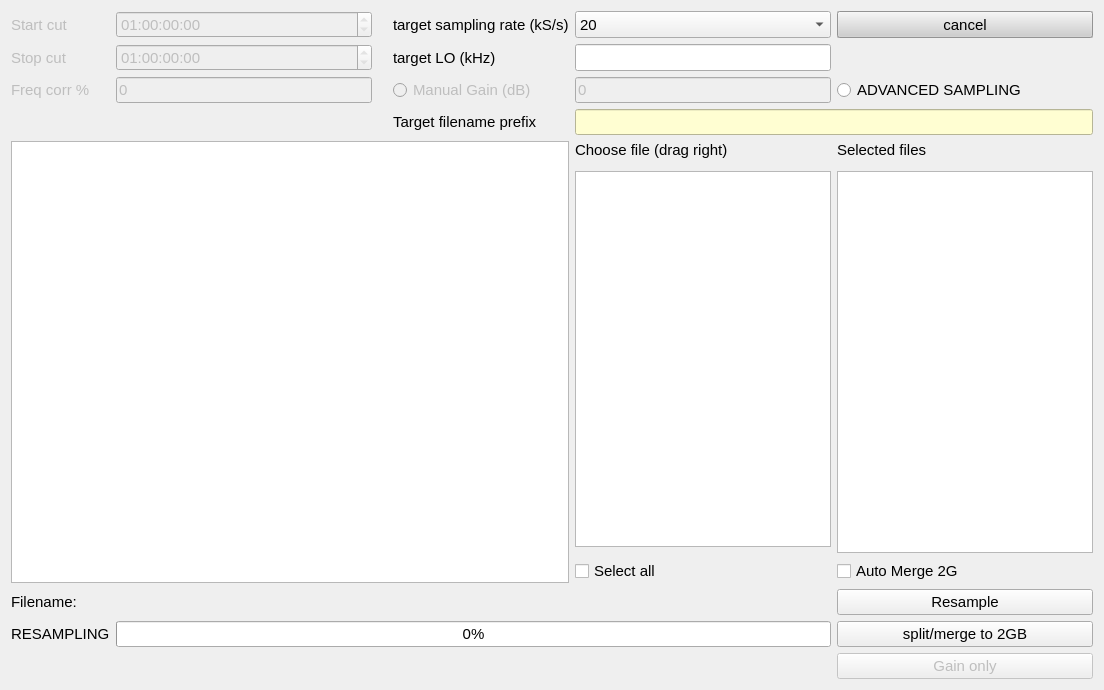
<?xml version="1.0" encoding="UTF-8"?>
<ui version="4.0">
 <class>resampler_widget</class>
 <widget class="QWidget" name="resampler_widget">
  <property name="geometry">
   <rect>
    <x>0</x>
    <y>0</y>
    <width>1104</width>
    <height>690</height>
   </rect>
  </property>
  <property name="font">
   <font>
    <pointsize>11</pointsize>
   </font>
  </property>
  <property name="windowTitle">
   <string>Form</string>
  </property>
  <layout class="QGridLayout" name="gridLayout">
   <item row="0" column="0">
    <layout class="QGridLayout" name="gridLayout_5">
     <property name="sizeConstraint">
      <enum>QLayout::SetDefaultConstraint</enum>
     </property>
     <item row="4" column="1">
      <widget class="QLineEdit" name="lineEdit_2">
       <property name="enabled">
        <bool>false</bool>
       </property>
       <property name="font">
        <font>
         <pointsize>11</pointsize>
        </font>
       </property>
       <property name="text">
        <string>0</string>
       </property>
      </widget>
     </item>
     <item row="13" column="1" colspan="4">
      <widget class="QLabel" name="label_Filename_resample">
       <property name="font">
        <font>
         <pointsize>11</pointsize>
        </font>
       </property>
       <property name="text">
        <string/>
       </property>
      </widget>
     </item>
     <item row="14" column="0">
      <widget class="QLabel" name="label_36">
       <property name="sizePolicy">
        <sizepolicy hsizetype="Minimum" vsizetype="Preferred">
         <horstretch>0</horstretch>
         <verstretch>0</verstretch>
        </sizepolicy>
       </property>
       <property name="font">
        <font>
         <pointsize>11</pointsize>
        </font>
       </property>
       <property name="text">
        <string>RESAMPLING</string>
       </property>
      </widget>
     </item>
     <item row="14" column="1" colspan="4">
      <widget class="QProgressBar" name="progressBar_resample">
       <property name="sizePolicy">
        <sizepolicy hsizetype="Minimum" vsizetype="Fixed">
         <horstretch>0</horstretch>
         <verstretch>0</verstretch>
        </sizepolicy>
       </property>
       <property name="font">
        <font>
         <pointsize>11</pointsize>
        </font>
       </property>
       <property name="value">
        <number>0</number>
       </property>
      </widget>
     </item>
     <item row="10" column="4">
      <widget class="QListWidget" name="listWidget_sourcelist_2">
       <property name="sizePolicy">
        <sizepolicy hsizetype="Minimum" vsizetype="Expanding">
         <horstretch>0</horstretch>
         <verstretch>0</verstretch>
        </sizepolicy>
       </property>
       <property name="font">
        <font>
         <pointsize>11</pointsize>
        </font>
       </property>
       <property name="toolTip">
        <string>drag files from here to the 'Selected files' list </string>
       </property>
       <property name="dragEnabled">
        <bool>false</bool>
       </property>
       <property name="dragDropOverwriteMode">
        <bool>false</bool>
       </property>
       <property name="dragDropMode">
        <enum>QAbstractItemView::DragDrop</enum>
       </property>
       <property name="defaultDropAction">
        <enum>Qt::MoveAction</enum>
       </property>
       <property name="selectionMode">
        <enum>QAbstractItemView::SingleSelection</enum>
       </property>
      </widget>
     </item>
     <item row="8" column="5">
      <widget class="QLabel" name="label_38">
       <property name="sizePolicy">
        <sizepolicy hsizetype="Minimum" vsizetype="Minimum">
         <horstretch>0</horstretch>
         <verstretch>0</verstretch>
        </sizepolicy>
       </property>
       <property name="font">
        <font>
         <pointsize>11</pointsize>
        </font>
       </property>
       <property name="text">
        <string>Selected files</string>
       </property>
      </widget>
     </item>
     <item row="8" column="4">
      <widget class="QLabel" name="label_41">
       <property name="sizePolicy">
        <sizepolicy hsizetype="Minimum" vsizetype="Minimum">
         <horstretch>0</horstretch>
         <verstretch>0</verstretch>
        </sizepolicy>
       </property>
       <property name="font">
        <font>
         <pointsize>11</pointsize>
        </font>
       </property>
       <property name="text">
        <string>Choose file (drag right)</string>
       </property>
      </widget>
     </item>
     <item row="2" column="2">
      <widget class="QLabel" name="label_34">
       <property name="font">
        <font>
         <pointsize>11</pointsize>
        </font>
       </property>
       <property name="text">
        <string/>
       </property>
      </widget>
     </item>
     <item row="2" column="3">
      <widget class="QLabel" name="label_31">
       <property name="sizePolicy">
        <sizepolicy hsizetype="Minimum" vsizetype="Minimum">
         <horstretch>0</horstretch>
         <verstretch>0</verstretch>
        </sizepolicy>
       </property>
       <property name="font">
        <font>
         <pointsize>11</pointsize>
        </font>
       </property>
       <property name="toolTip">
        <string>select sampling rate of target files</string>
       </property>
       <property name="text">
        <string>target sampling rate (kS/s)</string>
       </property>
      </widget>
     </item>
     <item row="2" column="4">
      <widget class="QComboBox" name="comboBox_resample_targetSR">
       <property name="enabled">
        <bool>true</bool>
       </property>
       <property name="sizePolicy">
        <sizepolicy hsizetype="Minimum" vsizetype="Minimum">
         <horstretch>0</horstretch>
         <verstretch>0</verstretch>
        </sizepolicy>
       </property>
       <property name="font">
        <font>
         <pointsize>11</pointsize>
        </font>
       </property>
       <property name="editable">
        <bool>false</bool>
       </property>
       <item>
        <property name="text">
         <string>20</string>
        </property>
       </item>
       <item>
        <property name="text">
         <string>50</string>
        </property>
       </item>
       <item>
        <property name="text">
         <string>100</string>
        </property>
       </item>
       <item>
        <property name="text">
         <string>250</string>
        </property>
       </item>
       <item>
        <property name="text">
         <string>500</string>
        </property>
       </item>
       <item>
        <property name="text">
         <string>1250</string>
        </property>
       </item>
       <item>
        <property name="text">
         <string>2000</string>
        </property>
       </item>
       <item>
        <property name="text">
         <string>2500</string>
        </property>
       </item>
      </widget>
     </item>
     <item row="13" column="0">
      <widget class="QLabel" name="label_30">
       <property name="sizePolicy">
        <sizepolicy hsizetype="Minimum" vsizetype="Preferred">
         <horstretch>0</horstretch>
         <verstretch>0</verstretch>
        </sizepolicy>
       </property>
       <property name="font">
        <font>
         <pointsize>11</pointsize>
        </font>
       </property>
       <property name="text">
        <string>Filename:</string>
       </property>
      </widget>
     </item>
     <item row="3" column="3">
      <widget class="QLabel" name="label_29">
       <property name="sizePolicy">
        <sizepolicy hsizetype="Minimum" vsizetype="Minimum">
         <horstretch>0</horstretch>
         <verstretch>0</verstretch>
        </sizepolicy>
       </property>
       <property name="font">
        <font>
         <pointsize>11</pointsize>
        </font>
       </property>
       <property name="toolTip">
        <string>baseline offset from automated baseline</string>
       </property>
       <property name="text">
        <string>target LO (kHz)</string>
       </property>
      </widget>
     </item>
     <item row="4" column="4">
      <widget class="QLineEdit" name="lineEdit_resample_Gain">
       <property name="enabled">
        <bool>false</bool>
       </property>
       <property name="sizePolicy">
        <sizepolicy hsizetype="Minimum" vsizetype="Minimum">
         <horstretch>0</horstretch>
         <verstretch>0</verstretch>
        </sizepolicy>
       </property>
       <property name="font">
        <font>
         <pointsize>11</pointsize>
        </font>
       </property>
       <property name="text">
        <string>0</string>
       </property>
      </widget>
     </item>
     <item row="2" column="1">
      <widget class="QTimeEdit" name="timeEdit_resample_startcut">
       <property name="enabled">
        <bool>false</bool>
       </property>
       <property name="font">
        <font>
         <pointsize>11</pointsize>
        </font>
       </property>
       <property name="displayFormat">
        <string>dd:HH:mm:ss</string>
       </property>
      </widget>
     </item>
     <item row="3" column="4">
      <widget class="QLineEdit" name="lineEdit_resample_targetLO">
       <property name="enabled">
        <bool>true</bool>
       </property>
       <property name="sizePolicy">
        <sizepolicy hsizetype="Minimum" vsizetype="Minimum">
         <horstretch>0</horstretch>
         <verstretch>0</verstretch>
        </sizepolicy>
       </property>
       <property name="font">
        <font>
         <pointsize>11</pointsize>
        </font>
       </property>
       <property name="toolTip">
        <string>LO frequency of the resampeled file in kHz</string>
       </property>
       <property name="text">
        <string/>
       </property>
      </widget>
     </item>
     <item row="2" column="0">
      <widget class="QLabel" name="label_33">
       <property name="enabled">
        <bool>false</bool>
       </property>
       <property name="sizePolicy">
        <sizepolicy hsizetype="Minimum" vsizetype="Minimum">
         <horstretch>0</horstretch>
         <verstretch>0</verstretch>
        </sizepolicy>
       </property>
       <property name="font">
        <font>
         <pointsize>11</pointsize>
        </font>
       </property>
       <property name="toolTip">
        <string>trim file contents before that time in the first file in the list</string>
       </property>
       <property name="text">
        <string>Start cut</string>
       </property>
      </widget>
     </item>
     <item row="8" column="0" rowspan="5" colspan="4">
      <widget class="QGraphicsView" name="graphicsView_resample">
       <property name="sizePolicy">
        <sizepolicy hsizetype="Minimum" vsizetype="Expanding">
         <horstretch>0</horstretch>
         <verstretch>0</verstretch>
        </sizepolicy>
       </property>
       <property name="font">
        <font>
         <pointsize>11</pointsize>
        </font>
       </property>
       <property name="contextMenuPolicy">
        <enum>Qt::NoContextMenu</enum>
       </property>
       <property name="toolTip">
        <string>space for spectrum plot</string>
       </property>
      </widget>
     </item>
     <item row="3" column="1">
      <widget class="QTimeEdit" name="timeEdit_resample_stopcut">
       <property name="enabled">
        <bool>false</bool>
       </property>
       <property name="font">
        <font>
         <pointsize>11</pointsize>
        </font>
       </property>
       <property name="displayFormat">
        <string>dd:HH:mm:ss</string>
       </property>
      </widget>
     </item>
     <item row="3" column="0">
      <widget class="QLabel" name="label_37">
       <property name="enabled">
        <bool>false</bool>
       </property>
       <property name="font">
        <font>
         <pointsize>11</pointsize>
        </font>
       </property>
       <property name="toolTip">
        <string>cut off last file in the list at this time</string>
       </property>
       <property name="text">
        <string>Stop cut</string>
       </property>
      </widget>
     </item>
     <item row="4" column="0">
      <widget class="QLabel" name="label_28">
       <property name="enabled">
        <bool>false</bool>
       </property>
       <property name="sizePolicy">
        <sizepolicy hsizetype="Minimum" vsizetype="Minimum">
         <horstretch>0</horstretch>
         <verstretch>0</verstretch>
        </sizepolicy>
       </property>
       <property name="font">
        <font>
         <pointsize>11</pointsize>
        </font>
       </property>
       <property name="text">
        <string>Freq corr %</string>
       </property>
      </widget>
     </item>
     <item row="4" column="5">
      <widget class="QRadioButton" name="radioButton_advanced_sampling">
       <property name="sizePolicy">
        <sizepolicy hsizetype="Minimum" vsizetype="Minimum">
         <horstretch>0</horstretch>
         <verstretch>0</verstretch>
        </sizepolicy>
       </property>
       <property name="font">
        <font>
         <pointsize>11</pointsize>
        </font>
       </property>
       <property name="toolTip">
        <string>Allow for resampling of whole file lists</string>
       </property>
       <property name="text">
        <string>ADVANCED SAMPLING</string>
       </property>
       <property name="autoExclusive">
        <bool>false</bool>
       </property>
      </widget>
     </item>
     <item row="4" column="3">
      <widget class="QRadioButton" name="radioButton_resgain">
       <property name="enabled">
        <bool>false</bool>
       </property>
       <property name="sizePolicy">
        <sizepolicy hsizetype="Minimum" vsizetype="Minimum">
         <horstretch>0</horstretch>
         <verstretch>0</verstretch>
        </sizepolicy>
       </property>
       <property name="font">
        <font>
         <pointsize>11</pointsize>
        </font>
       </property>
       <property name="toolTip">
        <string>Gain factor by which the signal will be multiplied in dB. Please check afterwards in 'View spectra' if signal amplitude is below 1</string>
       </property>
       <property name="text">
        <string>Manual Gain (dB)</string>
       </property>
       <property name="autoExclusive">
        <bool>false</bool>
       </property>
      </widget>
     </item>
     <item row="5" column="3">
      <widget class="QLabel" name="label_resample_targetfilename">
       <property name="sizePolicy">
        <sizepolicy hsizetype="Minimum" vsizetype="Minimum">
         <horstretch>0</horstretch>
         <verstretch>0</verstretch>
        </sizepolicy>
       </property>
       <property name="font">
        <font>
         <pointsize>11</pointsize>
        </font>
       </property>
       <property name="text">
        <string>Target filename prefix</string>
       </property>
      </widget>
     </item>
     <item row="5" column="4" colspan="2">
      <widget class="QLineEdit" name="lineEdit_resample_targetnameprefix">
       <property name="enabled">
        <bool>true</bool>
       </property>
       <property name="sizePolicy">
        <sizepolicy hsizetype="Minimum" vsizetype="Minimum">
         <horstretch>0</horstretch>
         <verstretch>0</verstretch>
        </sizepolicy>
       </property>
       <property name="palette">
        <palette>
         <active>
          <colorrole role="Button">
           <brush brushstyle="SolidPattern">
            <color alpha="255">
             <red>255</red>
             <green>254</green>
             <blue>210</blue>
            </color>
           </brush>
          </colorrole>
          <colorrole role="Light">
           <brush brushstyle="SolidPattern">
            <color alpha="255">
             <red>255</red>
             <green>254</green>
             <blue>210</blue>
            </color>
           </brush>
          </colorrole>
          <colorrole role="Midlight">
           <brush brushstyle="SolidPattern">
            <color alpha="255">
             <red>255</red>
             <green>254</green>
             <blue>210</blue>
            </color>
           </brush>
          </colorrole>
          <colorrole role="Base">
           <brush brushstyle="SolidPattern">
            <color alpha="255">
             <red>255</red>
             <green>254</green>
             <blue>210</blue>
            </color>
           </brush>
          </colorrole>
          <colorrole role="Window">
           <brush brushstyle="SolidPattern">
            <color alpha="255">
             <red>255</red>
             <green>254</green>
             <blue>210</blue>
            </color>
           </brush>
          </colorrole>
          <colorrole role="NoRole">
           <brush brushstyle="SolidPattern">
            <color alpha="255">
             <red>255</red>
             <green>254</green>
             <blue>210</blue>
            </color>
           </brush>
          </colorrole>
         </active>
         <inactive>
          <colorrole role="Button">
           <brush brushstyle="SolidPattern">
            <color alpha="255">
             <red>255</red>
             <green>254</green>
             <blue>210</blue>
            </color>
           </brush>
          </colorrole>
          <colorrole role="Light">
           <brush brushstyle="SolidPattern">
            <color alpha="255">
             <red>255</red>
             <green>254</green>
             <blue>210</blue>
            </color>
           </brush>
          </colorrole>
          <colorrole role="Midlight">
           <brush brushstyle="SolidPattern">
            <color alpha="255">
             <red>255</red>
             <green>254</green>
             <blue>210</blue>
            </color>
           </brush>
          </colorrole>
          <colorrole role="Base">
           <brush brushstyle="SolidPattern">
            <color alpha="255">
             <red>255</red>
             <green>254</green>
             <blue>210</blue>
            </color>
           </brush>
          </colorrole>
          <colorrole role="Window">
           <brush brushstyle="SolidPattern">
            <color alpha="255">
             <red>255</red>
             <green>254</green>
             <blue>210</blue>
            </color>
           </brush>
          </colorrole>
          <colorrole role="NoRole">
           <brush brushstyle="SolidPattern">
            <color alpha="255">
             <red>255</red>
             <green>254</green>
             <blue>210</blue>
            </color>
           </brush>
          </colorrole>
         </inactive>
         <disabled>
          <colorrole role="Button">
           <brush brushstyle="SolidPattern">
            <color alpha="255">
             <red>255</red>
             <green>254</green>
             <blue>210</blue>
            </color>
           </brush>
          </colorrole>
          <colorrole role="Light">
           <brush brushstyle="SolidPattern">
            <color alpha="255">
             <red>255</red>
             <green>254</green>
             <blue>210</blue>
            </color>
           </brush>
          </colorrole>
          <colorrole role="Midlight">
           <brush brushstyle="SolidPattern">
            <color alpha="255">
             <red>255</red>
             <green>254</green>
             <blue>210</blue>
            </color>
           </brush>
          </colorrole>
          <colorrole role="Base">
           <brush brushstyle="SolidPattern">
            <color alpha="255">
             <red>255</red>
             <green>254</green>
             <blue>210</blue>
            </color>
           </brush>
          </colorrole>
          <colorrole role="Window">
           <brush brushstyle="SolidPattern">
            <color alpha="255">
             <red>255</red>
             <green>254</green>
             <blue>210</blue>
            </color>
           </brush>
          </colorrole>
          <colorrole role="NoRole">
           <brush brushstyle="SolidPattern">
            <color alpha="255">
             <red>255</red>
             <green>254</green>
             <blue>210</blue>
            </color>
           </brush>
          </colorrole>
         </disabled>
        </palette>
       </property>
       <property name="font">
        <font>
         <pointsize>11</pointsize>
        </font>
       </property>
       <property name="toolTip">
        <string>Base name of the fie; will be extended by number (optionally) and by the standard SDRUNO-postfix</string>
       </property>
       <property name="text">
        <string/>
       </property>
      </widget>
     </item>
     <item row="2" column="5">
      <widget class="QPushButton" name="pushButton_resample_cancel">
       <property name="sizePolicy">
        <sizepolicy hsizetype="Minimum" vsizetype="Minimum">
         <horstretch>0</horstretch>
         <verstretch>0</verstretch>
        </sizepolicy>
       </property>
       <property name="palette">
        <palette>
         <active>
          <colorrole role="Button">
           <brush brushstyle="SolidPattern">
            <color alpha="255">
             <red>255</red>
             <green>170</green>
             <blue>0</blue>
            </color>
           </brush>
          </colorrole>
          <colorrole role="Light">
           <brush brushstyle="SolidPattern">
            <color alpha="255">
             <red>255</red>
             <green>170</green>
             <blue>0</blue>
            </color>
           </brush>
          </colorrole>
          <colorrole role="Midlight">
           <brush brushstyle="SolidPattern">
            <color alpha="255">
             <red>255</red>
             <green>170</green>
             <blue>0</blue>
            </color>
           </brush>
          </colorrole>
          <colorrole role="Dark">
           <brush brushstyle="SolidPattern">
            <color alpha="255">
             <red>255</red>
             <green>170</green>
             <blue>0</blue>
            </color>
           </brush>
          </colorrole>
          <colorrole role="Text">
           <brush brushstyle="SolidPattern">
            <color alpha="255">
             <red>255</red>
             <green>0</green>
             <blue>0</blue>
            </color>
           </brush>
          </colorrole>
          <colorrole role="Base">
           <brush brushstyle="SolidPattern">
            <color alpha="255">
             <red>255</red>
             <green>255</green>
             <blue>255</blue>
            </color>
           </brush>
          </colorrole>
          <colorrole role="Window">
           <brush brushstyle="SolidPattern">
            <color alpha="255">
             <red>255</red>
             <green>170</green>
             <blue>0</blue>
            </color>
           </brush>
          </colorrole>
          <colorrole role="Shadow">
           <brush brushstyle="SolidPattern">
            <color alpha="255">
             <red>255</red>
             <green>170</green>
             <blue>0</blue>
            </color>
           </brush>
          </colorrole>
          <colorrole role="Highlight">
           <brush brushstyle="SolidPattern">
            <color alpha="255">
             <red>255</red>
             <green>170</green>
             <blue>0</blue>
            </color>
           </brush>
          </colorrole>
         </active>
         <inactive>
          <colorrole role="Button">
           <brush brushstyle="SolidPattern">
            <color alpha="255">
             <red>206</red>
             <green>206</green>
             <blue>206</blue>
            </color>
           </brush>
          </colorrole>
          <colorrole role="Light">
           <brush brushstyle="SolidPattern">
            <color alpha="255">
             <red>206</red>
             <green>206</green>
             <blue>206</blue>
            </color>
           </brush>
          </colorrole>
          <colorrole role="Midlight">
           <brush brushstyle="SolidPattern">
            <color alpha="255">
             <red>206</red>
             <green>206</green>
             <blue>206</blue>
            </color>
           </brush>
          </colorrole>
          <colorrole role="Dark">
           <brush brushstyle="SolidPattern">
            <color alpha="255">
             <red>160</red>
             <green>160</green>
             <blue>160</blue>
            </color>
           </brush>
          </colorrole>
          <colorrole role="Text">
           <brush brushstyle="SolidPattern">
            <color alpha="255">
             <red>0</red>
             <green>0</green>
             <blue>0</blue>
            </color>
           </brush>
          </colorrole>
          <colorrole role="Base">
           <brush brushstyle="SolidPattern">
            <color alpha="255">
             <red>255</red>
             <green>255</green>
             <blue>255</blue>
            </color>
           </brush>
          </colorrole>
          <colorrole role="Window">
           <brush brushstyle="SolidPattern">
            <color alpha="255">
             <red>206</red>
             <green>206</green>
             <blue>206</blue>
            </color>
           </brush>
          </colorrole>
          <colorrole role="Shadow">
           <brush brushstyle="SolidPattern">
            <color alpha="255">
             <red>206</red>
             <green>206</green>
             <blue>206</blue>
            </color>
           </brush>
          </colorrole>
          <colorrole role="Highlight">
           <brush brushstyle="SolidPattern">
            <color alpha="255">
             <red>206</red>
             <green>206</green>
             <blue>206</blue>
            </color>
           </brush>
          </colorrole>
         </inactive>
         <disabled>
          <colorrole role="Button">
           <brush brushstyle="SolidPattern">
            <color alpha="255">
             <red>206</red>
             <green>206</green>
             <blue>206</blue>
            </color>
           </brush>
          </colorrole>
          <colorrole role="Light">
           <brush brushstyle="SolidPattern">
            <color alpha="255">
             <red>206</red>
             <green>206</green>
             <blue>206</blue>
            </color>
           </brush>
          </colorrole>
          <colorrole role="Midlight">
           <brush brushstyle="SolidPattern">
            <color alpha="255">
             <red>206</red>
             <green>206</green>
             <blue>206</blue>
            </color>
           </brush>
          </colorrole>
          <colorrole role="Dark">
           <brush brushstyle="SolidPattern">
            <color alpha="255">
             <red>160</red>
             <green>160</green>
             <blue>160</blue>
            </color>
           </brush>
          </colorrole>
          <colorrole role="Text">
           <brush brushstyle="SolidPattern">
            <color alpha="255">
             <red>120</red>
             <green>120</green>
             <blue>120</blue>
            </color>
           </brush>
          </colorrole>
          <colorrole role="Base">
           <brush brushstyle="SolidPattern">
            <color alpha="255">
             <red>206</red>
             <green>206</green>
             <blue>206</blue>
            </color>
           </brush>
          </colorrole>
          <colorrole role="Window">
           <brush brushstyle="SolidPattern">
            <color alpha="255">
             <red>206</red>
             <green>206</green>
             <blue>206</blue>
            </color>
           </brush>
          </colorrole>
          <colorrole role="Shadow">
           <brush brushstyle="SolidPattern">
            <color alpha="255">
             <red>206</red>
             <green>206</green>
             <blue>206</blue>
            </color>
           </brush>
          </colorrole>
          <colorrole role="Highlight">
           <brush brushstyle="SolidPattern">
            <color alpha="255">
             <red>0</red>
             <green>120</green>
             <blue>215</blue>
            </color>
           </brush>
          </colorrole>
         </disabled>
        </palette>
       </property>
       <property name="font">
        <font>
         <pointsize>11</pointsize>
         <kerning>true</kerning>
        </font>
       </property>
       <property name="toolTip">
        <string>Cancel current operation</string>
       </property>
       <property name="autoFillBackground">
        <bool>true</bool>
       </property>
       <property name="text">
        <string>cancel</string>
       </property>
      </widget>
     </item>
     <item row="13" column="5">
      <widget class="QPushButton" name="pushButton_resample_resample">
       <property name="font">
        <font>
         <pointsize>11</pointsize>
        </font>
       </property>
       <property name="toolTip">
        <string>start resampling procedure</string>
       </property>
       <property name="text">
        <string>Resample</string>
       </property>
      </widget>
     </item>
     <item row="14" column="5">
      <widget class="QPushButton" name="pushButton_resample_split2G">
       <property name="font">
        <font>
         <pointsize>11</pointsize>
        </font>
       </property>
       <property name="toolTip">
        <string>Split file in the list into 2GB parts</string>
       </property>
       <property name="text">
        <string>split/merge to 2GB</string>
       </property>
      </widget>
     </item>
     <item row="15" column="5">
      <widget class="QPushButton" name="pushButton_resample_GainOnly">
       <property name="enabled">
        <bool>false</bool>
       </property>
       <property name="font">
        <font>
         <pointsize>11</pointsize>
        </font>
       </property>
       <property name="toolTip">
        <string>start resampling procedure and splt reulting files in 2GB tranches</string>
       </property>
       <property name="text">
        <string>Gain only</string>
       </property>
      </widget>
     </item>
     <item row="12" column="5">
      <widget class="QCheckBox" name="checkBox_AutoMerge2G">
       <property name="font">
        <font>
         <pointsize>11</pointsize>
        </font>
       </property>
       <property name="toolTip">
        <string>merge to 2G tranches after resampling and delete intermediate files</string>
       </property>
       <property name="text">
        <string>Auto Merge 2G</string>
       </property>
      </widget>
     </item>
     <item row="12" column="4">
      <widget class="QCheckBox" name="checkBox_merge_selectall">
       <property name="font">
        <font>
         <pointsize>11</pointsize>
        </font>
       </property>
       <property name="toolTip">
        <string>select/unselect all list elements</string>
       </property>
       <property name="text">
        <string>Select all</string>
       </property>
      </widget>
     </item>
     <item row="10" column="5" rowspan="2">
      <widget class="QListWidget" name="listWidget_playlist_2">
       <property name="sizePolicy">
        <sizepolicy hsizetype="Minimum" vsizetype="Expanding">
         <horstretch>0</horstretch>
         <verstretch>0</verstretch>
        </sizepolicy>
       </property>
       <property name="font">
        <font>
         <pointsize>11</pointsize>
        </font>
       </property>
       <property name="dragEnabled">
        <bool>false</bool>
       </property>
       <property name="dragDropMode">
        <enum>QAbstractItemView::DragDrop</enum>
       </property>
       <property name="defaultDropAction">
        <enum>Qt::MoveAction</enum>
       </property>
       <property name="selectionMode">
        <enum>QAbstractItemView::SingleSelection</enum>
       </property>
      </widget>
     </item>
    </layout>
   </item>
  </layout>
 </widget>
 <resources/>
 <connections/>
</ui>
